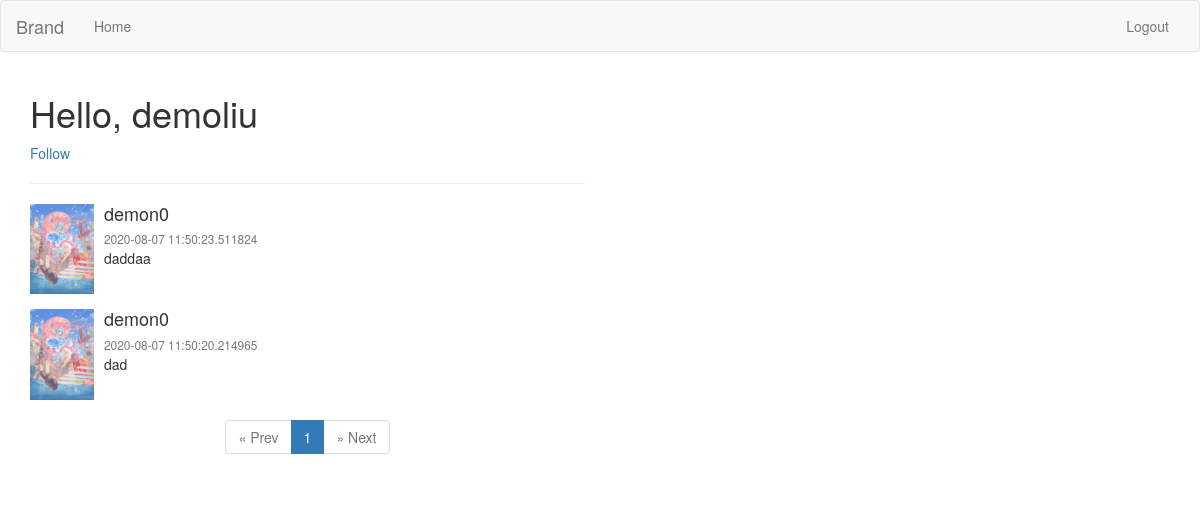
The app's page /user_page/demon0 (signed in) with its own data.
### app/models.py (models this page shows, shortened)
class User(db.Model, UserMixin):
	id = db.Column(db.Integer, primary_key=True)
	username = db.Column(db.String(20), unique=True, nullable=False)
	password = db.Column(db.String(20), nullable=False)
	email = db.Column(db.String(120), unique=True, nullable=False)
	avatar_img = db.Column(db.String(120), default='./static/asset/test.jpg', nullable=False)
	posts = db.relationship('Post', backref=db.backref('author', lazy=True))
	followed = db.relationship(
		'User', secondary=followers,
		primaryjoin=(followers.c.follower_id == id),
		secondaryjoin=(followers.c.followed_id == id),
		backref=db.backref('followers', lazy=True), lazy=True
	)
	def is_following(self, user):
		return self.followed.count(user) > 0

class Post(db.Model):
	id = db.Column(db.Integer, primary_key=True)
	body = db.Column(db.String(140), nullable=False)
	timestamp = db.Column(db.DateTime, default=datetime.utcnow)
	user_id = db.Column(db.Integer, db.ForeignKey('user.id'), nullable=False)

### app/route.py (the view)
@app.route('/user_page/<username>')
@login_required
def user_page(username):
	user = User.query.filter_by(username=username).first()
	if user:
		page = request.args.get('page', 1, type=int)
		posts = Post.query.filter_by(user_id=user.id).order_by(Post.timestamp.desc()).paginate(page, 2, False)
		return render_template('user_page.html', user=user, posts=posts)
	else:
		return '404'

### app/models.py (called while the page is built)
@login.user_loader
def load_user(user_id):
	return User.query.filter_by(id=user_id).first()

### app/templates/user_page.html
{% extends 'base.html' %}
{% block app_content %}
    <div class="row">
        <div class="col-md-6">
            <h1>Hello, {{ current_user.username }}</h1>
            {% if current_user == user %}
                <a href="{{ url_for("edit_profile") }}">Edit Profile</a>
            {% else %}
                {% if current_user.is_following(user) %}
                    <a href="{{ url_for("unfollow", username=user.username) }}">Unfollow</a>
                {% else %}
                    <a href="{{ url_for("follow", username=user.username) }}">Follow</a>
                {% endif %}
            {% endif %}
            <hr>
            {% include "post_content.html" %}
        </div>
    </div>
{% endblock %}

### app/templates/post_content.html
{% for post in posts.items %}
    <div class="media">
        <div class="media-left">
            <a href="{{ url_for('user_page', username=post.author.username) }}">
                <img src="{{ post.author.avatar_img }}" alt="avatar" width="64px">
            </a>
        </div>
        <div class="media-body">
            <h4 class="media-heading">{{ post.author.username }}</h4>
            <small class="text-muted">{{ post.timestamp }}</small>
            <p>{{ post.body }}</p>
        </div>
    </div>
{% endfor %}
<nav aria-label="Page navigation">
    <center>
        <ul class="pagination">
                <li class="{% if not posts.has_prev %}disabled{% endif %}">
                    <a href="{{ url_for('index', page=posts.prev_num) }}" aria-label="Previous">
                        <span aria-hidden="true">&laquo; Prev</span>
                    </a>
                </li>
                {% for i in posts.iter_pages(right_current=3) %}
                    {% if i %}
                        <li class="{% if i == posts.page %}active{% endif %}"><a href="{{ url_for("index", page=i) }}">{{ i }}</a> </li>
                    {% else %}
                        <li class="disabled"><a href="#">...</a> </li>
                    {% endif %}
                {% endfor %}
                <li class="{% if not posts.has_next %}disabled{% endif %}">
                    <a href="{{ url_for('index', page=posts.next_num) }}" aria-label="Next">
                        <span aria-hidden="true">&raquo; Next</span>
                    </a>
                </li>
        </ul>
    </center>
</nav>

### records on screen
User: username "demoliu"
Post: author.avatar_img (picture), author.username "demon0", timestamp "2020-08-07 11:50:23.511824", body "daddaa"
Post: author.avatar_img (picture), author.username "demon0", timestamp "2020-08-07 11:50:20.214965", body "dad"

### other values on screen
{{ i }} "1"
